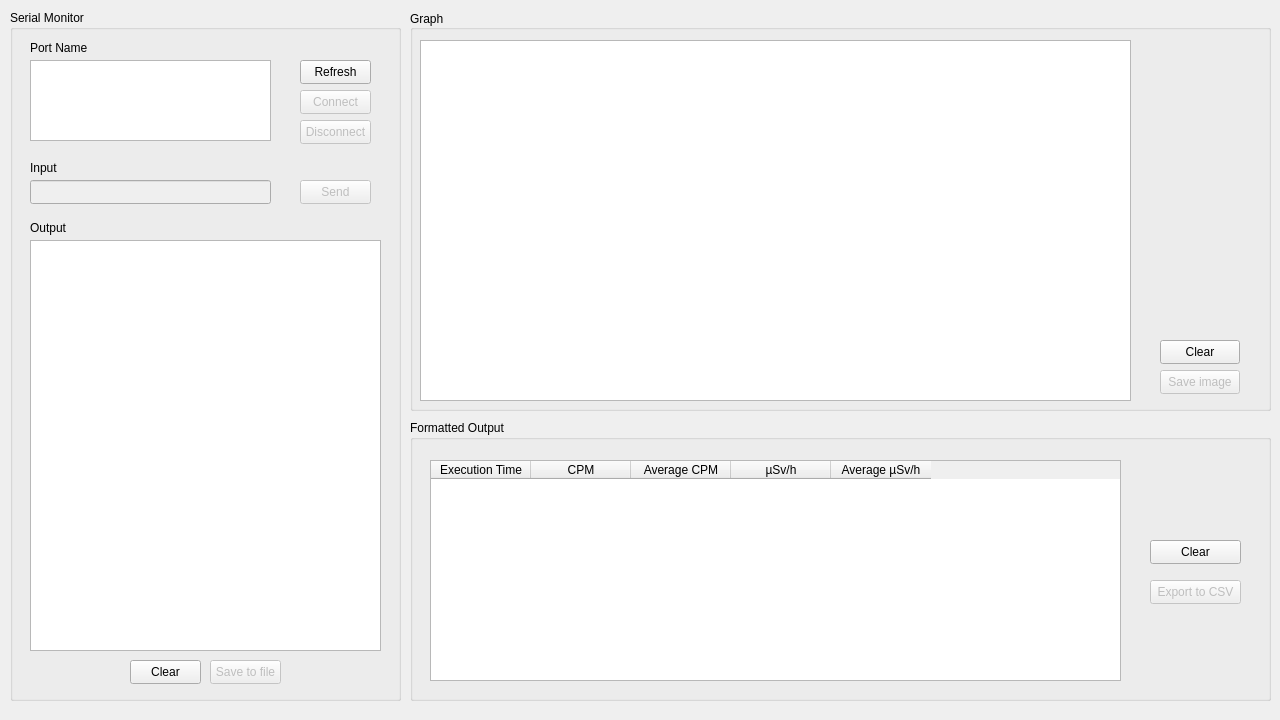
<?xml version="1.0" encoding="UTF-8"?>
<ui version="4.0">
 <class>MainWindow</class>
 <widget class="QMainWindow" name="MainWindow">
  <property name="geometry">
   <rect>
    <x>0</x>
    <y>0</y>
    <width>1280</width>
    <height>720</height>
   </rect>
  </property>
  <property name="windowTitle">
   <string>MainWindow</string>
  </property>
  <widget class="QWidget" name="centralwidget">
   <property name="sizePolicy">
    <sizepolicy hsizetype="Maximum" vsizetype="Maximum">
     <horstretch>0</horstretch>
     <verstretch>0</verstretch>
    </sizepolicy>
   </property>
   <widget class="QGroupBox" name="group_monitor">
    <property name="geometry">
     <rect>
      <x>10</x>
      <y>10</y>
      <width>391</width>
      <height>691</height>
     </rect>
    </property>
    <property name="title">
     <string>Serial Monitor</string>
    </property>
    <widget class="QLabel" name="label_port_name">
     <property name="geometry">
      <rect>
       <x>20</x>
       <y>30</y>
       <width>61</width>
       <height>16</height>
      </rect>
     </property>
     <property name="text">
      <string>Port Name</string>
     </property>
    </widget>
    <widget class="QListWidget" name="list_ports">
     <property name="geometry">
      <rect>
       <x>20</x>
       <y>50</y>
       <width>241</width>
       <height>81</height>
      </rect>
     </property>
    </widget>
    <widget class="QPushButton" name="button_refresh">
     <property name="geometry">
      <rect>
       <x>290</x>
       <y>50</y>
       <width>71</width>
       <height>24</height>
      </rect>
     </property>
     <property name="cursor">
      <cursorShape>PointingHandCursor</cursorShape>
     </property>
     <property name="text">
      <string>Refresh</string>
     </property>
     <property name="iconSize">
      <size>
       <width>16</width>
       <height>16</height>
      </size>
     </property>
     <property name="default">
      <bool>false</bool>
     </property>
    </widget>
    <widget class="QPushButton" name="button_connect">
     <property name="enabled">
      <bool>false</bool>
     </property>
     <property name="geometry">
      <rect>
       <x>290</x>
       <y>80</y>
       <width>71</width>
       <height>24</height>
      </rect>
     </property>
     <property name="cursor">
      <cursorShape>PointingHandCursor</cursorShape>
     </property>
     <property name="text">
      <string>Connect</string>
     </property>
    </widget>
    <widget class="QPushButton" name="button_disconnect">
     <property name="enabled">
      <bool>false</bool>
     </property>
     <property name="geometry">
      <rect>
       <x>290</x>
       <y>110</y>
       <width>71</width>
       <height>24</height>
      </rect>
     </property>
     <property name="cursor">
      <cursorShape>PointingHandCursor</cursorShape>
     </property>
     <property name="text">
      <string>Disconnect</string>
     </property>
    </widget>
    <widget class="QLineEdit" name="text_input">
     <property name="enabled">
      <bool>false</bool>
     </property>
     <property name="geometry">
      <rect>
       <x>20</x>
       <y>170</y>
       <width>241</width>
       <height>24</height>
      </rect>
     </property>
    </widget>
    <widget class="QPushButton" name="button_send">
     <property name="enabled">
      <bool>false</bool>
     </property>
     <property name="geometry">
      <rect>
       <x>290</x>
       <y>170</y>
       <width>71</width>
       <height>24</height>
      </rect>
     </property>
     <property name="cursor">
      <cursorShape>PointingHandCursor</cursorShape>
     </property>
     <property name="text">
      <string>Send</string>
     </property>
    </widget>
    <widget class="QLabel" name="label_input">
     <property name="geometry">
      <rect>
       <x>20</x>
       <y>150</y>
       <width>31</width>
       <height>16</height>
      </rect>
     </property>
     <property name="text">
      <string>Input</string>
     </property>
    </widget>
    <widget class="QPushButton" name="button_clear">
     <property name="enabled">
      <bool>true</bool>
     </property>
     <property name="geometry">
      <rect>
       <x>120</x>
       <y>650</y>
       <width>71</width>
       <height>24</height>
      </rect>
     </property>
     <property name="cursor">
      <cursorShape>PointingHandCursor</cursorShape>
     </property>
     <property name="text">
      <string>Clear</string>
     </property>
    </widget>
    <widget class="QTextBrowser" name="text_output">
     <property name="enabled">
      <bool>true</bool>
     </property>
     <property name="geometry">
      <rect>
       <x>20</x>
       <y>230</y>
       <width>351</width>
       <height>411</height>
      </rect>
     </property>
     <property name="cursor" stdset="0">
      <cursorShape>IBeamCursor</cursorShape>
     </property>
     <property name="readOnly">
      <bool>true</bool>
     </property>
     <property name="html">
      <string>&lt;!DOCTYPE HTML PUBLIC &quot;-//W3C//DTD HTML 4.0//EN&quot; &quot;http://www.w3.org/TR/REC-html40/strict.dtd&quot;&gt;
&lt;html&gt;&lt;head&gt;&lt;meta name=&quot;qrichtext&quot; content=&quot;1&quot; /&gt;&lt;meta charset=&quot;utf-8&quot; /&gt;&lt;style type=&quot;text/css&quot;&gt;
p, li { white-space: pre-wrap; }
hr { height: 1px; border-width: 0; }
li.unchecked::marker { content: &quot;\2610&quot;; }
li.checked::marker { content: &quot;\2612&quot;; }
&lt;/style&gt;&lt;/head&gt;&lt;body style=&quot; font-family:'Segoe UI'; font-size:9pt; font-weight:400; font-style:normal;&quot;&gt;
&lt;p style=&quot;-qt-paragraph-type:empty; margin-top:0px; margin-bottom:0px; margin-left:0px; margin-right:0px; -qt-block-indent:0; text-indent:0px;&quot;&gt;&lt;br /&gt;&lt;/p&gt;&lt;/body&gt;&lt;/html&gt;</string>
     </property>
    </widget>
    <widget class="QLabel" name="label_output">
     <property name="geometry">
      <rect>
       <x>20</x>
       <y>210</y>
       <width>41</width>
       <height>16</height>
      </rect>
     </property>
     <property name="text">
      <string>Output</string>
     </property>
    </widget>
    <widget class="QPushButton" name="button_save">
     <property name="enabled">
      <bool>false</bool>
     </property>
     <property name="geometry">
      <rect>
       <x>200</x>
       <y>650</y>
       <width>71</width>
       <height>24</height>
      </rect>
     </property>
     <property name="cursor">
      <cursorShape>PointingHandCursor</cursorShape>
     </property>
     <property name="text">
      <string>Save to file</string>
     </property>
    </widget>
   </widget>
   <widget class="QGroupBox" name="group_graph">
    <property name="geometry">
     <rect>
      <x>410</x>
      <y>10</y>
      <width>861</width>
      <height>401</height>
     </rect>
    </property>
    <property name="title">
     <string>Graph</string>
    </property>
    <property name="alignment">
     <set>Qt::AlignmentFlag::AlignLeading|Qt::AlignmentFlag::AlignLeft|Qt::AlignmentFlag::AlignVCenter</set>
    </property>
    <property name="flat">
     <bool>false</bool>
    </property>
    <widget class="QChartView" name="graph">
     <property name="geometry">
      <rect>
       <x>10</x>
       <y>30</y>
       <width>711</width>
       <height>361</height>
      </rect>
     </property>
    </widget>
    <widget class="QPushButton" name="button_clear_graph">
     <property name="geometry">
      <rect>
       <x>750</x>
       <y>330</y>
       <width>80</width>
       <height>24</height>
      </rect>
     </property>
     <property name="cursor">
      <cursorShape>PointingHandCursor</cursorShape>
     </property>
     <property name="text">
      <string>Clear</string>
     </property>
    </widget>
    <widget class="QPushButton" name="button_save_graph">
     <property name="enabled">
      <bool>false</bool>
     </property>
     <property name="geometry">
      <rect>
       <x>750</x>
       <y>360</y>
       <width>80</width>
       <height>24</height>
      </rect>
     </property>
     <property name="cursor">
      <cursorShape>PointingHandCursor</cursorShape>
     </property>
     <property name="text">
      <string>Save image</string>
     </property>
    </widget>
   </widget>
   <widget class="QGroupBox" name="group_formatted_output">
    <property name="geometry">
     <rect>
      <x>410</x>
      <y>420</y>
      <width>861</width>
      <height>281</height>
     </rect>
    </property>
    <property name="title">
     <string>Formatted Output</string>
    </property>
    <widget class="QTableWidget" name="table_output">
     <property name="geometry">
      <rect>
       <x>20</x>
       <y>40</y>
       <width>691</width>
       <height>221</height>
      </rect>
     </property>
     <property name="alternatingRowColors">
      <bool>true</bool>
     </property>
     <attribute name="verticalHeaderVisible">
      <bool>false</bool>
     </attribute>
     <column>
      <property name="text">
       <string>Execution Time</string>
      </property>
     </column>
     <column>
      <property name="text">
       <string>CPM</string>
      </property>
     </column>
     <column>
      <property name="text">
       <string>Average CPM</string>
      </property>
     </column>
     <column>
      <property name="text">
       <string>µSv/h</string>
      </property>
     </column>
     <column>
      <property name="text">
       <string>Average µSv/h</string>
      </property>
     </column>
    </widget>
    <widget class="QPushButton" name="button_clear_formatted">
     <property name="enabled">
      <bool>true</bool>
     </property>
     <property name="geometry">
      <rect>
       <x>740</x>
       <y>120</y>
       <width>91</width>
       <height>24</height>
      </rect>
     </property>
     <property name="cursor">
      <cursorShape>PointingHandCursor</cursorShape>
     </property>
     <property name="text">
      <string>Clear</string>
     </property>
    </widget>
    <widget class="QPushButton" name="button_export">
     <property name="enabled">
      <bool>false</bool>
     </property>
     <property name="geometry">
      <rect>
       <x>740</x>
       <y>160</y>
       <width>91</width>
       <height>24</height>
      </rect>
     </property>
     <property name="cursor">
      <cursorShape>PointingHandCursor</cursorShape>
     </property>
     <property name="text">
      <string>Export to CSV</string>
     </property>
    </widget>
   </widget>
  </widget>
 </widget>
 <customwidgets>
  <customwidget>
   <class>QChartView</class>
   <extends>QGraphicsView</extends>
   <header>QtCharts</header>
  </customwidget>
 </customwidgets>
 <resources/>
 <connections/>
</ui>
